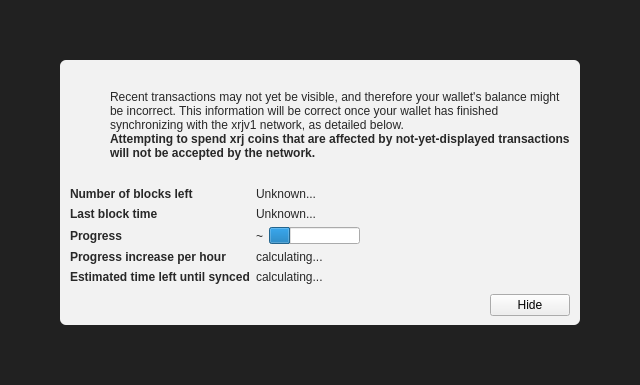
<?xml version="1.0" encoding="UTF-8"?>
<ui version="4.0">
 <class>ModalOverlay</class>
 <widget class="ModalOverlay" name="ModalOverlay">
  <property name="geometry">
   <rect>
    <x>0</x>
    <y>0</y>
    <width>640</width>
    <height>385</height>
   </rect>
  </property>
  <property name="windowTitle">
   <string>Form</string>
  </property>
  <layout class="QVBoxLayout" name="verticalLayout" stretch="0">
   <property name="sizeConstraint">
    <enum>QLayout::SetDefaultConstraint</enum>
   </property>
   <property name="leftMargin">
    <number>0</number>
   </property>
   <property name="topMargin">
    <number>0</number>
   </property>
   <property name="rightMargin">
    <number>0</number>
   </property>
   <property name="bottomMargin">
    <number>0</number>
   </property>
   <item>
    <widget class="QWidget" name="bgWidget" native="true">
     <property name="styleSheet">
      <string notr="true">#bgWidget { background: rgba(0,0,0,220); }</string>
     </property>
     <layout class="QVBoxLayout" name="verticalLayoutMain" stretch="1">
      <property name="leftMargin">
       <number>60</number>
      </property>
      <property name="topMargin">
       <number>60</number>
      </property>
      <property name="rightMargin">
       <number>60</number>
      </property>
      <property name="bottomMargin">
       <number>60</number>
      </property>
      <item>
       <widget class="QWidget" name="contentWidget" native="true">
        <property name="styleSheet">
         <string notr="true">#contentWidget { background: rgba(255,255,255,240); border-radius: 6px; }

QLabel { color: rgb(40,40,40);  }</string>
        </property>
        <layout class="QVBoxLayout" name="verticalLayoutSub" stretch="1,0,0,0">
         <property name="spacing">
          <number>0</number>
         </property>
         <property name="leftMargin">
          <number>10</number>
         </property>
         <property name="topMargin">
          <number>10</number>
         </property>
         <property name="rightMargin">
          <number>10</number>
         </property>
         <property name="bottomMargin">
          <number>10</number>
         </property>
         <item>
          <layout class="QHBoxLayout" name="horizontalLayoutIconText" stretch="0,1">
           <property name="topMargin">
            <number>20</number>
           </property>
           <item>
            <layout class="QVBoxLayout" name="verticalLayoutIcon">
             <property name="leftMargin">
              <number>0</number>
             </property>
             <item>
              <widget class="QPushButton" name="warningIcon">
               <property name="enabled">
                <bool>false</bool>
               </property>
               <property name="text">
                <string/>
               </property>
               <property name="icon">
                <iconset>
                 <normaloff>:/icons/warning</normaloff>
                 <disabledoff>:/icons/warning</disabledoff>:/icons/warning</iconset>
               </property>
               <property name="iconSize">
                <size>
                 <width>48</width>
                 <height>48</height>
                </size>
               </property>
               <property name="flat">
                <bool>true</bool>
               </property>
              </widget>
             </item>
             <item>
              <spacer name="verticalSpacerWarningIcon">
               <property name="orientation">
                <enum>Qt::Vertical</enum>
               </property>
               <property name="sizeHint" stdset="0">
                <size>
                 <width>20</width>
                 <height>40</height>
                </size>
               </property>
              </spacer>
             </item>
            </layout>
           </item>
           <item>
            <layout class="QVBoxLayout" name="verticalLayoutInfoText">
             <property name="leftMargin">
              <number>0</number>
             </property>
             <property name="topMargin">
              <number>0</number>
             </property>
             <item>
              <widget class="QLabel" name="infoText">
               <property name="text">
                <string>Recent transactions may not yet be visible, and therefore your wallet's balance might be incorrect. This information will be correct once your wallet has finished synchronizing with the xrjv1 network, as detailed below.</string>
               </property>
               <property name="textFormat">
                <enum>Qt::RichText</enum>
               </property>
               <property name="wordWrap">
                <bool>true</bool>
               </property>
              </widget>
             </item>
             <item>
              <widget class="QLabel" name="infoTextStrong">
               <property name="font">
                <font>
                 <weight>75</weight>
                 <bold>true</bold>
                </font>
               </property>
               <property name="text">
                <string>Attempting to spend xrj coins that are affected by not-yet-displayed transactions will not be accepted by the network.</string>
               </property>
               <property name="textFormat">
                <enum>Qt::RichText</enum>
               </property>
               <property name="wordWrap">
                <bool>true</bool>
               </property>
              </widget>
             </item>
             <item>
              <spacer name="verticalSpacerInTextSpace">
               <property name="orientation">
                <enum>Qt::Vertical</enum>
               </property>
               <property name="sizeHint" stdset="0">
                <size>
                 <width>20</width>
                 <height>40</height>
                </size>
               </property>
              </spacer>
             </item>
            </layout>
           </item>
          </layout>
         </item>
         <item>
          <spacer name="verticalSpacerAfterText">
           <property name="orientation">
            <enum>Qt::Vertical</enum>
           </property>
           <property name="sizeHint" stdset="0">
            <size>
             <width>20</width>
             <height>40</height>
            </size>
           </property>
          </spacer>
         </item>
         <item>
          <layout class="QFormLayout" name="formLayout">
           <property name="fieldGrowthPolicy">
            <enum>QFormLayout::FieldsStayAtSizeHint</enum>
           </property>
           <property name="horizontalSpacing">
            <number>6</number>
           </property>
           <property name="verticalSpacing">
            <number>6</number>
           </property>
           <property name="topMargin">
            <number>10</number>
           </property>
           <item row="0" column="0">
            <widget class="QLabel" name="labelNumberOfBlocksLeft">
             <property name="font">
              <font>
               <weight>75</weight>
               <bold>true</bold>
              </font>
             </property>
             <property name="text">
              <string>Number of blocks left</string>
             </property>
            </widget>
           </item>
           <item row="0" column="1">
            <widget class="QLabel" name="numberOfBlocksLeft">
             <property name="text">
              <string>Unknown...</string>
             </property>
            </widget>
           </item>
           <item row="1" column="0">
            <widget class="QLabel" name="labelLastBlockTime">
             <property name="font">
              <font>
               <weight>75</weight>
               <bold>true</bold>
              </font>
             </property>
             <property name="text">
              <string>Last block time</string>
             </property>
            </widget>
           </item>
           <item row="1" column="1">
            <widget class="QLabel" name="newestBlockDate">
             <property name="sizePolicy">
              <sizepolicy hsizetype="Maximum" vsizetype="Preferred">
               <horstretch>0</horstretch>
               <verstretch>0</verstretch>
              </sizepolicy>
             </property>
             <property name="text">
              <string>Unknown...</string>
             </property>
            </widget>
           </item>
           <item row="2" column="0">
            <widget class="QLabel" name="labelSyncDone">
             <property name="font">
              <font>
               <weight>75</weight>
               <bold>true</bold>
              </font>
             </property>
             <property name="text">
              <string>Progress</string>
             </property>
            </widget>
           </item>
           <item row="2" column="1">
            <layout class="QHBoxLayout" name="horizontalLayoutSync" stretch="0,1">
             <item>
              <widget class="QLabel" name="percentageProgress">
               <property name="text">
                <string notr="true">~</string>
               </property>
              </widget>
             </item>
             <item>
              <widget class="QProgressBar" name="progressBar">
               <property name="value">
                <number>24</number>
               </property>
               <property name="format">
                <string/>
               </property>
              </widget>
             </item>
            </layout>
           </item>
           <item row="4" column="0">
            <widget class="QLabel" name="labelProgressIncrease">
             <property name="font">
              <font>
               <weight>75</weight>
               <bold>true</bold>
              </font>
             </property>
             <property name="text">
              <string>Progress increase per hour</string>
             </property>
            </widget>
           </item>
           <item row="4" column="1">
            <widget class="QLabel" name="progressIncreasePerH">
             <property name="text">
              <string>calculating...</string>
             </property>
            </widget>
           </item>
           <item row="5" column="0">
            <widget class="QLabel" name="labelEstimatedTimeLeft">
             <property name="font">
              <font>
               <weight>75</weight>
               <bold>true</bold>
              </font>
             </property>
             <property name="text">
              <string>Estimated time left until synced</string>
             </property>
            </widget>
           </item>
           <item row="5" column="1">
            <widget class="QLabel" name="expectedTimeLeft">
             <property name="text">
              <string>calculating...</string>
             </property>
            </widget>
           </item>
          </layout>
         </item>
         <item>
          <layout class="QHBoxLayout" name="horizontalLayoutButtons">
           <property name="leftMargin">
            <number>10</number>
           </property>
           <property name="topMargin">
            <number>10</number>
           </property>
           <item>
            <spacer name="horizontalSpacer">
             <property name="orientation">
              <enum>Qt::Horizontal</enum>
             </property>
             <property name="sizeHint" stdset="0">
              <size>
               <width>40</width>
               <height>20</height>
              </size>
             </property>
            </spacer>
           </item>
           <item>
            <widget class="QPushButton" name="closeButton">
             <property name="text">
              <string>Hide</string>
             </property>
            </widget>
           </item>
          </layout>
         </item>
        </layout>
       </widget>
      </item>
     </layout>
    </widget>
   </item>
  </layout>
 </widget>
 <customwidgets>
  <customwidget>
   <class>ModalOverlay</class>
   <extends>QWidget</extends>
   <header>modaloverlay.h</header>
   <container>1</container>
  </customwidget>
 </customwidgets>
 <resources/>
 <connections/>
</ui>
